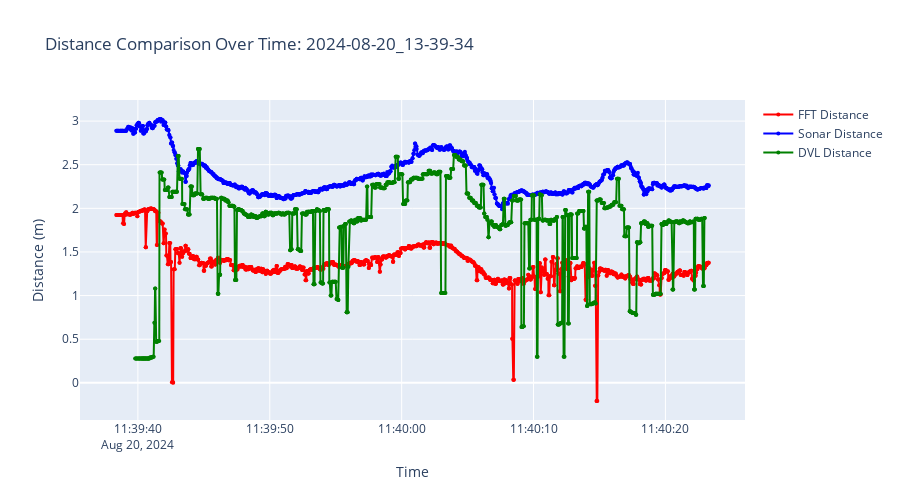
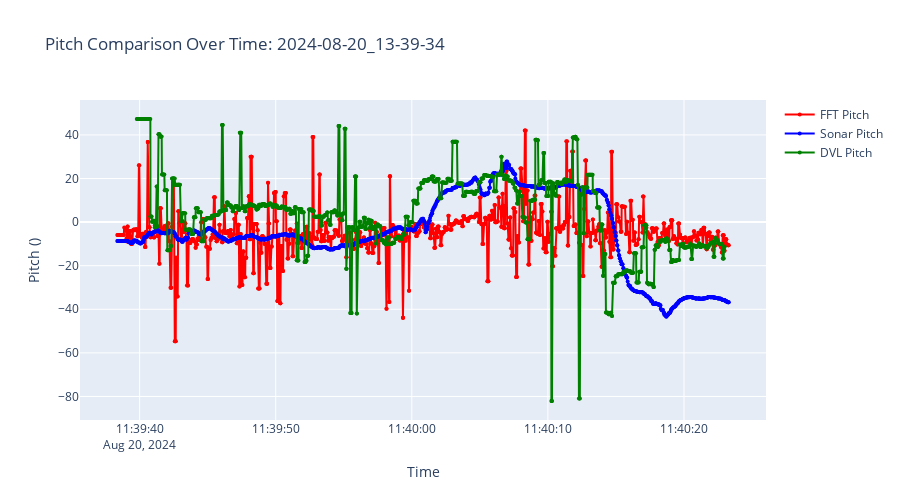

Here is the notebook cell these charts were saved with, in order:
### Markdown cell above
## 6. Distance and Pitch Comparison Plots

### Code cell
# Display comparison plots
if three_sync_df is not None and not three_sync_df.empty and figs:
    print("=== DISPLAYING COMPARISON PLOTS ===\n")
    
    # Display all generated plots
    for name, fig in figs.items():
        if fig is not None:
            print(f"Displaying {name.replace('_', ' ').title()}...")
            try:
                fig.show()
                
                # Save plots
                save_path = PLOTS_DIR / f"{TARGET_BAG}_{name}.html"
                fig.write_html(str(save_path))
                print(f"  ✓ Saved: {save_path.name}\n")
            except Exception as e:
                print(f"  ✗ Warning: Could not display/save - {e}\n")
    
    print("✓ All plots displayed and saved")
else:
    print("✗ No synchronized data or plots available")
    print("  This usually means:")
    print("  - Timestamps don't overlap between systems")
    print("  - Data quality issues")
    print("  - Missing required columns in datasets")

### Figure 1 — Plotly figure (JSON) as saved in the notebook; plotly's stock layout.template omitted (floating-point values rounded to 4 significant figures; data arrays with more than 128 entries replaced by an {"elided": "..."} marker saying what was removed)
{"data": [{"line": {"color": "red", "width": 2}, "marker": {"size": 4}, "mode": "lines+markers", "name": "FFT Distance", "type": "scatter", "x": {"elided": "1502 str values"}, "y": {"elided": "1502 float values"}}, {"line": {"color": "blue", "width": 2}, "marker": {"size": 4}, "mode": "lines+markers", "name": "Sonar Distance", "type": "scatter", "x": {"elided": "1502 str values"}, "y": {"elided": "1502 float values"}}, {"line": {"color": "green", "width": 2}, "marker": {"size": 4}, "mode": "lines+markers", "name": "DVL Distance", "type": "scatter", "x": {"elided": "1502 str values"}, "y": {"elided": "1502 float values"}}], "layout": {"height": 500, "showlegend": true, "title": {"text": "Distance Comparison Over Time: 2024-08-20_13-39-34"}, "xaxis": {"title": {"text": "Time"}}, "yaxis": {"title": {"text": "Distance (m)"}}}}

### Figure 2 — Plotly figure (JSON) as saved in the notebook; plotly's stock layout.template omitted (floating-point values rounded to 4 significant figures; data arrays with more than 128 entries replaced by an {"elided": "..."} marker saying what was removed)
{"data": [{"line": {"color": "red", "width": 2}, "marker": {"size": 4}, "mode": "lines+markers", "name": "FFT Pitch", "type": "scatter", "x": {"elided": "1502 str values"}, "y": {"elided": "1502 float values"}}, {"line": {"color": "blue", "width": 2}, "marker": {"size": 4}, "mode": "lines+markers", "name": "Sonar Pitch", "type": "scatter", "x": {"elided": "1502 str values"}, "y": {"elided": "1502 float values"}}, {"line": {"color": "green", "width": 2}, "marker": {"size": 4}, "mode": "lines+markers", "name": "DVL Pitch", "type": "scatter", "x": {"elided": "1502 str values"}, "y": {"elided": "1502 float values"}}], "layout": {"height": 500, "showlegend": true, "title": {"text": "Pitch Comparison Over Time: 2024-08-20_13-39-34"}, "xaxis": {"title": {"text": "Time"}}, "yaxis": {"title": {"text": "Pitch ()"}}}}
